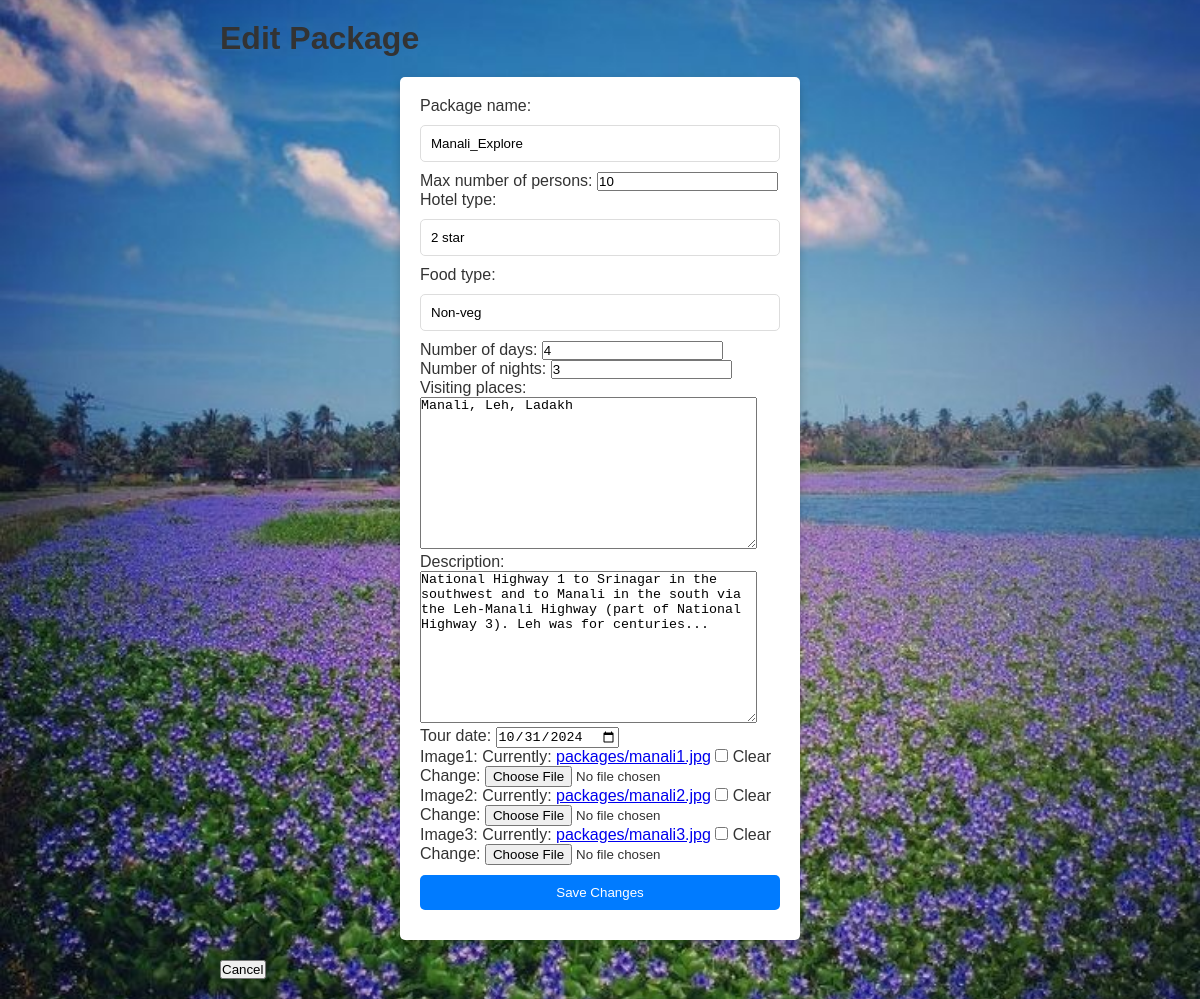
Page /edit_package/2/ (signed in) on the committed database.
### travelapp/models.py (models this page shows, shortened)
class TravelPackage(models.Model):
    vendor = models.ForeignKey(User, on_delete=models.CASCADE)
    package_name = models.CharField(max_length=100)
    max_number_of_persons = models.IntegerField()
    hotel_type = models.CharField(max_length=50)
    food_type = models.CharField(max_length=50)
    number_of_days = models.IntegerField()
    number_of_nights = models.IntegerField()
    visiting_places = models.TextField()
    description = models.TextField()
    tour_date = models.DateField()
    is_approved = models.BooleanField(default=False)
    image1 = models.ImageField(upload_to='packages/', null=True, blank=True)
    image2 = models.ImageField(upload_to='packages/', null=True, blank=True)
    image3 = models.ImageField(upload_to='packages/', null=True, blank=True)

### travelapp/views.py (the view)
# urls.py: path('edit_package/<int:package_id>/', views.edit_package, name='edit_package'),
@login_required
def edit_package(request, package_id):
    package = get_object_or_404(TravelPackage, id=package_id, vendor=request.user)
    form = TravelPackageForm(request.POST or None, request.FILES or None, instance=package)
    if form.is_valid():
        form.save()
        messages.success(request, "Package updated successfully.")
        return redirect('vendor_home')
    return render(request, 'edit_package.html', {'form': form, 'package': package})

### travelapp/forms.py
class TravelPackageForm(forms.ModelForm):
    class Meta:
        model = TravelPackage
        fields = [
            'package_name', 'max_number_of_persons', 'hotel_type',
            'food_type', 'number_of_days', 'number_of_nights',
            'visiting_places', 'description', 'tour_date',
            'image1', 'image2', 'image3'
        ]
        widgets = {
            'tour_date': forms.DateInput(attrs={'type': 'date'}),
        }
    def __init__(self, *args, **kwargs):
        super().__init__(*args, **kwargs)
        self.fields['package_name'].required = False  # Make 'package_name' optional in the form
        self.fields['tour_date'].required = False

### travelapp/templates/edit_package.html (shortened to what this page needs)
{% extends "base.html" %}
{% block content %}
    <h1>Edit Package</h1>
    <form method="post" enctype="multipart/form-data">
        {{ form.as_p }}
        <button type="submit">Save Changes</button>
    </form>
    <button onclick="window.location.href='{% url 'vendor_home' %}'">Cancel</button>
{% endblock %}

### static/css/style.css (style rules this page uses)
* { margin: 0; padding: 0; box-sizing: border-box; }
body { background-image: url('../images/wallpaper.jpg'); background-size: cover; background-position: center; background-repeat: no-repeat; background-attachment: fixed; color: #fff; font-family: Arial, sans-serif; background-color: #f9f9f9; color: #333; }
form { max-width: 400px; margin: 20px auto; padding: 20px; background: #fff; border-radius: 5px; box-shadow: 0 4px 8px rgba(0, 0, 0, 0.2); }
form input[type="text"], form input[type="email"], form input[type="password"], form button { width: 100%; padding: 10px; margin: 10px 0; border: 1px solid #ddd; border-radius: 5px; }
form button { background-color: #007bff; color: #fff; border: none; }

### rows in the picture
TravelPackage: package_name "Manali_Explore", max_number_of_persons "10", hotel_type "2 star", food_type "Non-veg", number_of_days "4", number_of_nights "3", visiting_places "Manali, Leh, Ladakh", description "National Highway 1 to Srinagar in the southwest and to Manali in the south via the Leh-Manali Highway (part of National Highway 3). Leh was for centuries...", tour_date "10/31/2024"
